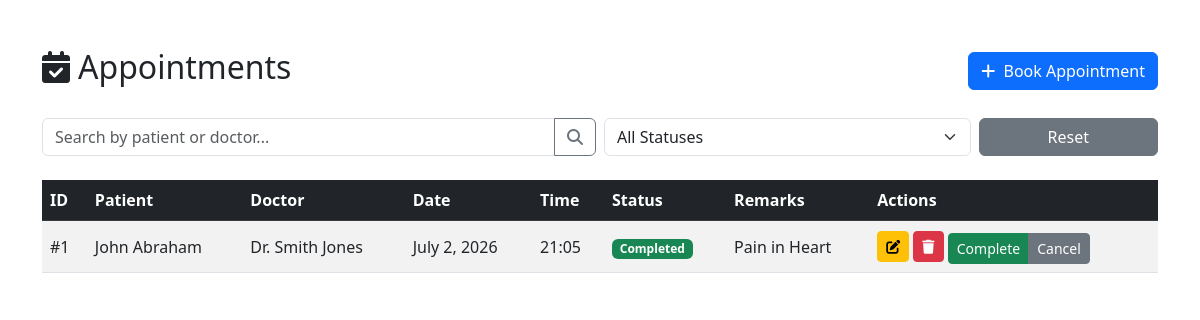
Before: /appointments/ (signed in) with the older database file.
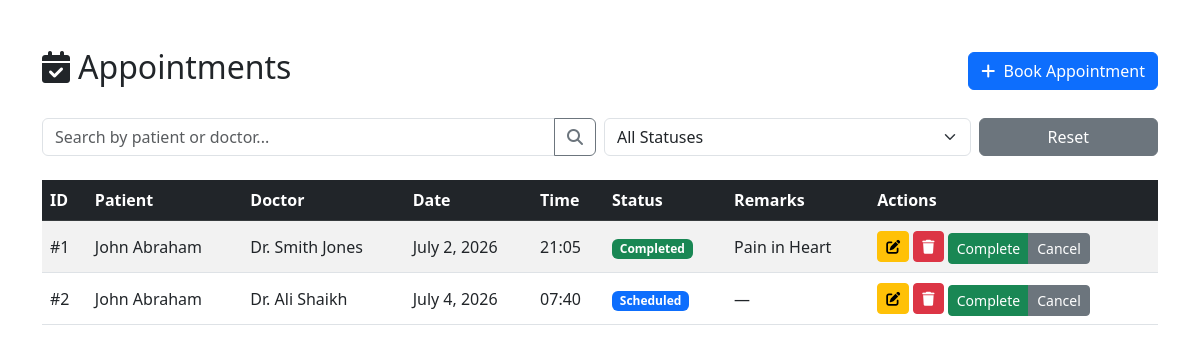
After: the same page with the newer database file.
### appointments/models.py (models this page shows, shortened)
class Appointment(models.Model):
    STATUS_CHOICES = (
        ('Scheduled', 'Scheduled'),
        ('Completed', 'Completed'),
        ('Cancelled', 'Cancelled'),
    )
    appointment_id = models.AutoField(primary_key=True)
    patient = models.ForeignKey(Patient, on_delete=models.CASCADE, related_name='appointments')
    doctor = models.ForeignKey(Doctor, on_delete=models.CASCADE, related_name='appointments')
    appointment_date = models.DateField()
    appointment_time = models.TimeField()
    status = models.CharField(max_length=20, choices=STATUS_CHOICES, default='Scheduled')
    remarks = models.TextField(blank=True, null=True)
    class Meta:
        ordering = ['appointment_date', 'appointment_time']

### patients/models.py (models this page shows, shortened)
class Patient(models.Model):
    GENDER_CHOICES = (
        ('M', 'Male'),
        ('F', 'Female'),
        ('O', 'Other'),
    )
    BLOOD_GROUP_CHOICES = (
        ('A+', 'A+'), ('A-', 'A-'),
        ('B+', 'B+'), ('B-', 'B-'),
        ('AB+', 'AB+'), ('AB-', 'AB-'),
        ('O+', 'O+'), ('O-', 'O-'),
    )
    patient_id = models.AutoField(primary_key=True)
    user = models.OneToOneField(User, on_delete=models.CASCADE, related_name='patient_profile')
    first_name = models.CharField(max_length=50)
    last_name = models.CharField(max_length=50)
    gender = models.CharField(max_length=1, choices=GENDER_CHOICES)
    age = models.PositiveIntegerField()
    blood_group = models.CharField(max_length=3, choices=BLOOD_GROUP_CHOICES, blank=True, null=True)
    email = models.EmailField(unique=True)
    phone = models.CharField(max_length=15)
    address = models.TextField(blank=True, null=True)
    profile_image = models.ImageField(upload_to='patient_profiles/', blank=True, null=True)
    created_at = models.DateTimeField(auto_now_add=True)
    class Meta:
        ordering = ['-created_at']

### doctors/models.py (models this page shows, shortened)
class Doctor(models.Model):
    doctor_id = models.AutoField(primary_key=True)
    user = models.OneToOneField(User, on_delete=models.CASCADE, related_name='doctor_profile')
    first_name = models.CharField(max_length=50)
    last_name = models.CharField(max_length=50)
    email = models.EmailField(unique=True)
    phone = models.CharField(max_length=15)
    specialization = models.CharField(max_length=100)
    experience = models.IntegerField()  # years of experience
    department = models.ForeignKey(Department, on_delete=models.CASCADE, related_name='doctors')
    profile_image = models.ImageField(upload_to='doctor_profiles/', blank=True, null=True)
    joining_date = models.DateField(auto_now_add=True)
    class Meta:
        ordering = ['-joining_date']

### appointments/views.py (the view, shortened to what this page needs)
# urls.py: path('', views.appointment_list, name='list'),
@login_required
def appointment_list(request):
    if not is_admin(request.user):
        messages.error(request, 'You do not have permission to view this page.')
        return redirect('accounts:patient_dashboard')
    query = request.GET.get('q', '')
    appointments = Appointment.objects.all().select_related('patient', 'doctor')
    status_filter = request.GET.get('status')
    if status_filter:
        appointments = appointments.filter(status=status_filter)
    paginator = Paginator(appointments, 5)
    page_number = request.GET.get('page')
    page_obj = paginator.get_page(page_number)
    context = {
        'page_obj': page_obj,
        'query': query,
        'status_filter': status_filter,
        'status_choices': Appointment.STATUS_CHOICES,
    }
    return render(request, 'appointments/appointment_list.html', context)

### appointments/views.py (called while the page is built)
def is_admin(user):
    return hasattr(user, 'profile') and user.profile.role == 'ADMIN'

### templates/appointments/appointment_list.html (shortened to what this page needs)
{% extends 'base.html' %}
{% block content %}
<div class="d-flex justify-content-between align-items-center mb-4">
    <h2><i class="fas fa-calendar-check me-2"></i>Appointments</h2>
    <a href="{% url 'appointments:add' %}" class="btn btn-primary">
        <i class="fas fa-plus me-1"></i> Book Appointment
    </a>
</div>
<form method="get" class="mb-4">
    <div class="row g-2">
        <div class="col-md-6">
            <div class="input-group">
                <input type="text" name="q" class="form-control" placeholder="Search by patient or doctor..." value="{{ query }}">
                <button class="btn btn-outline-secondary" type="submit"><i class="fas fa-search"></i></button>
            </div>
        </div>
        <div class="col-md-4">
            <select name="status" class="form-select" onchange="this.form.submit()">
                <option value="">All Statuses</option>
            </select>
        </div>
        <div class="col-md-2">
            <a href="{% url 'appointments:list' %}" class="btn btn-secondary w-100">Reset</a>
        </div>
    </div>
</form>
<div class="table-responsive">
    <table class="table table-striped table-hover align-middle">
        <thead class="table-dark">
            <tr>
                <th>ID</th>
                <th>Patient</th>
                <th>Doctor</th>
                <th>Date</th>
                <th>Time</th>
                <th>Status</th>
                <th>Remarks</th>
                <th>Actions</th>
            </tr>
        </thead>
        <tbody>
            {% for appointment in page_obj %}
            <tr>
                <td>#{{ appointment.appointment_id }}</td>
                <td>{{ appointment.patient.first_name }} {{ appointment.patient.last_name }}</td>
                <td>Dr. {{ appointment.doctor.first_name }} {{ appointment.doctor.last_name }}</td>
                <td>{{ appointment.appointment_date }}</td>
                <td>{{ appointment.appointment_time|time:"H:i" }}</td>
                <td>
                    <span class="badge {% if appointment.status == 'Scheduled' %}bg-primary{% elif appointment.status == 'Completed' %}bg-success{% else %}bg-danger{% endif %}">
                        {{ appointment.status }}
                    </span>
                </td>
                <td>{{ appointment.remarks|truncatechars:30|default:"—" }}</td>
                <td>
                    <a href="{% url 'appointments:edit' appointment.pk %}" class="btn btn-sm btn-warning"><i class="fas fa-edit"></i></a>
                    <a href="{% url 'appointments:delete' appointment.pk %}" class="btn btn-sm btn-danger"><i class="fas fa-trash"></i></a>
                    <div class="btn-group mt-1">
                        <a href="{% url 'appointments:update_status' appointment.pk 'Completed' %}" class="btn btn-sm btn-success">Complete</a>
                        <a href="{% url 'appointments:update_status' appointment.pk 'Cancelled' %}" class="btn btn-sm btn-secondary">Cancel</a>
                    </div>
                </td>
            </tr>
            {% empty %}
            <tr><td colspan="8" class="text-center">No appointments found.</td></tr>
            {% endfor %}
        </tbody>
    </table>
</div>
{% endblock %}

Changed rows visible on the page:
added Appointment: appointment_id "2", patient.first_name "John", patient.last_name "Abraham", doctor.first_name "Ali", doctor.last_name "Shaikh", appointment_date "July 4, 2026", appointment_time "07:40", status "Scheduled", remarks "—"
